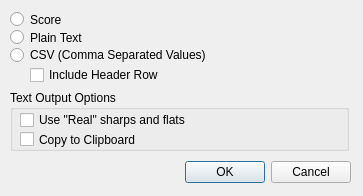
<?xml version="1.0" encoding="UTF-8"?>
<ui version="4.0">
 <class>Dialog</class>
 <widget class="QDialog" name="Dialog">
  <property name="geometry">
   <rect>
    <x>0</x>
    <y>0</y>
    <width>363</width>
    <height>196</height>
   </rect>
  </property>
  <property name="windowTitle">
   <string>Choose output options</string>
  </property>
  <widget class="QRadioButton" name="radioScore">
   <property name="geometry">
    <rect>
     <x>10</x>
     <y>10</y>
     <width>341</width>
     <height>19</height>
    </rect>
   </property>
   <property name="toolTip">
    <string>&lt;html&gt;&lt;head/&gt;&lt;body&gt;&lt;p&gt;Creates bells used as a new score.&lt;/p&gt;&lt;/body&gt;&lt;/html&gt;</string>
   </property>
   <property name="text">
    <string>Score</string>
   </property>
   <property name="selected" stdset="0">
    <bool>true</bool>
   </property>
  </widget>
  <widget class="QRadioButton" name="radioText">
   <property name="geometry">
    <rect>
     <x>10</x>
     <y>28</y>
     <width>341</width>
     <height>19</height>
    </rect>
   </property>
   <property name="toolTip">
    <string>&lt;html&gt;&lt;head/&gt;&lt;body&gt;&lt;p&gt;Creates a plain text listing of bells used.&lt;/p&gt;&lt;/body&gt;&lt;/html&gt;</string>
   </property>
   <property name="text">
    <string>Plain Text</string>
   </property>
  </widget>
  <widget class="QRadioButton" name="radioCSV">
   <property name="geometry">
    <rect>
     <x>10</x>
     <y>46</y>
     <width>341</width>
     <height>18</height>
    </rect>
   </property>
   <property name="toolTip">
    <string>&lt;html&gt;&lt;head/&gt;&lt;body&gt;&lt;p&gt;Creates a bells used in CSV (Comma Separated Values) output for use in spreadsheet software.&lt;/p&gt;&lt;/body&gt;&lt;/html&gt;</string>
   </property>
   <property name="text">
    <string>CSV (Comma Separated Values)</string>
   </property>
  </widget>
  <widget class="QCheckBox" name="checkCSVHeader">
   <property name="geometry">
    <rect>
     <x>30</x>
     <y>65</y>
     <width>150</width>
     <height>20</height>
    </rect>
   </property>
   <property name="toolTip">
    <string>&lt;html&gt;&lt;head/&gt;&lt;body&gt;&lt;p&gt;Places a header in the first line of the CSV file.&lt;/p&gt;&lt;/body&gt;&lt;/html&gt;</string>
   </property>
   <property name="text">
    <string>Include Header Row</string>
   </property>
  </widget>
  <widget class="QDialogButtonBox" name="buttonBox">
   <property name="geometry">
    <rect>
     <x>0</x>
     <y>160</y>
     <width>351</width>
     <height>25</height>
    </rect>
   </property>
   <property name="orientation">
    <enum>Qt::Horizontal</enum>
   </property>
   <property name="standardButtons">
    <set>QDialogButtonBox::Cancel|QDialogButtonBox::Ok</set>
   </property>
  </widget>
  <widget class="QGroupBox" name="textOutput">
   <property name="geometry">
    <rect>
     <x>10</x>
     <y>90</y>
     <width>339</width>
     <height>61</height>
    </rect>
   </property>
   <property name="title">
    <string>Text Output Options</string>
   </property>
   <widget class="QCheckBox" name="checkUseRealSharpFlat">
    <property name="geometry">
     <rect>
      <x>10</x>
      <y>20</y>
      <width>193</width>
      <height>20</height>
     </rect>
    </property>
    <property name="toolTip">
     <string>&lt;html&gt;&lt;head/&gt;&lt;body&gt;&lt;p&gt;Uses symbols for sharps instead of the letter b and the pound symbol&lt;/p&gt;&lt;/body&gt;&lt;/html&gt;</string>
    </property>
    <property name="text">
     <string>Use &quot;Real&quot; sharps and flats</string>
    </property>
   </widget>
   <widget class="QCheckBox" name="checkClipboard">
    <property name="geometry">
     <rect>
      <x>10</x>
      <y>40</y>
      <width>350</width>
      <height>19</height>
     </rect>
    </property>
    <property name="toolTip">
     <string>&lt;html&gt;&lt;head/&gt;&lt;body&gt;&lt;p&gt;Copies text or CSV output to the clipboard.&lt;/p&gt;&lt;/body&gt;&lt;/html&gt;</string>
    </property>
    <property name="text">
     <string>Copy to Clipboard</string>
    </property>
   </widget>
   <zorder>checkUseRealFlats</zorder>
   <zorder>checkClipboard</zorder>
   <zorder>checkUseRealFlats</zorder>
   <zorder>checkClipboard</zorder>
  </widget>
 </widget>
 <resources/>
 <connections>
  <connection>
   <sender>buttonBox</sender>
   <signal>accepted()</signal>
   <receiver>Dialog</receiver>
   <slot>accept()</slot>
   <hints>
    <hint type="sourcelabel">
     <x>254</x>
     <y>186</y>
    </hint>
    <hint type="destinationlabel">
     <x>157</x>
     <y>190</y>
    </hint>
   </hints>
  </connection>
  <connection>
   <sender>buttonBox</sender>
   <signal>rejected()</signal>
   <receiver>Dialog</receiver>
   <slot>reject()</slot>
   <hints>
    <hint type="sourcelabel">
     <x>322</x>
     <y>186</y>
    </hint>
    <hint type="destinationlabel">
     <x>286</x>
     <y>190</y>
    </hint>
   </hints>
  </connection>
 </connections>
</ui>
